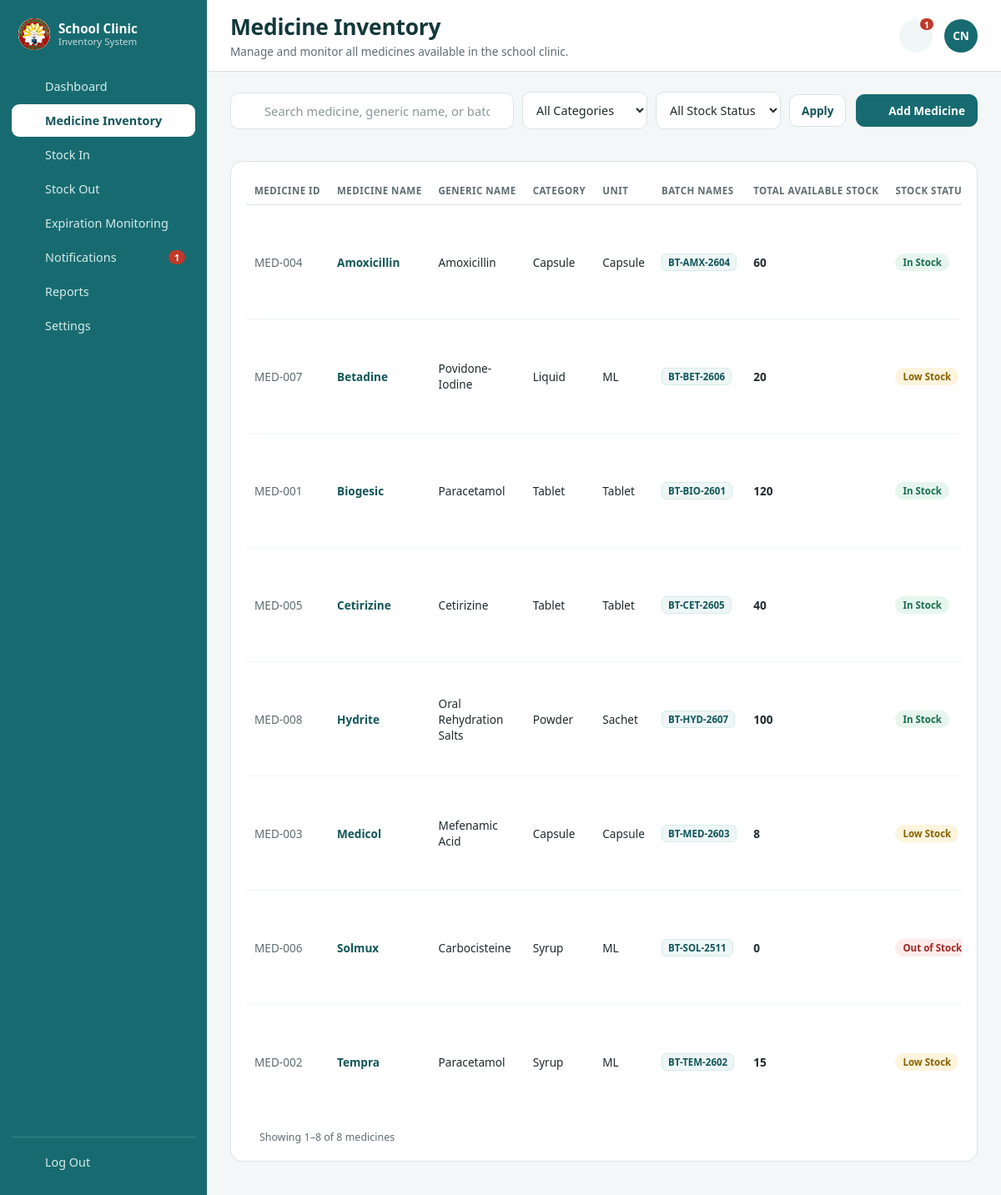
Screenshot of /medicine-inventory.php (signed in) with the database file from the repository.
### tables this page shows
CREATE TABLE IF NOT EXISTS medicines (
  id INT UNSIGNED AUTO_INCREMENT PRIMARY KEY,
  name VARCHAR(150) NOT NULL,
  generic_name VARCHAR(150) NOT NULL DEFAULT '',
  category VARCHAR(80) NOT NULL DEFAULT 'Tablet',
  unit VARCHAR(40) NOT NULL DEFAULT 'tablet',
  location VARCHAR(80) NOT NULL DEFAULT '',
  description VARCHAR(255) NOT NULL DEFAULT '',
  low_stock_threshold INT UNSIGNED NOT NULL DEFAULT 20,
  created_at TIMESTAMP DEFAULT CURRENT_TIMESTAMP,
  updated_at TIMESTAMP DEFAULT CURRENT_TIMESTAMP ON UPDATE CURRENT_TIMESTAMP,
  UNIQUE KEY uniq_med_name (name)
);

### medicine-inventory.php (the view, shortened to what this page needs)
<?php
require_once __DIR__ . '/includes/session.php';
require_once __DIR__ . '/includes/layout.php';
$medicines = [];
$search = trim((string)($_GET['q'] ?? ''));
$categoryFilter = trim((string)($_GET['category'] ?? ''));
$statusFilter = trim((string)($_GET['status'] ?? ''));
$page = max(1, (int)($_GET['page'] ?? 1));
$perPage = 10;
try {
    $pdo = get_db_connection();
    $medicines = $pdo->query(
        'SELECT m.id, m.name, m.generic_name, m.category, m.unit, m.location, m.low_stock_threshold,
                COALESCE(SUM(CASE WHEN b.expiration_date >= CURDATE() THEN b.quantity ELSE 0 END), 0) AS current_stock
         FROM medicines m
         LEFT JOIN medicine_batches b ON b.medicine_id = m.id
         GROUP BY m.id, m.name, m.generic_name, m.category, m.unit, m.location, m.low_stock_threshold
         ORDER BY m.name'
    )->fetchAll();
    $batchRows = $pdo->query(
        'SELECT medicine_id, batch_no
         FROM medicine_batches
         ORDER BY expiration_date ASC, batch_no ASC'
    )->fetchAll();
    $batchesByMedicine = [];
    foreach ($batchRows as $batchRow) {
        $batchesByMedicine[(int)$batchRow['medicine_id']][] = (string)$batchRow['batch_no'];
    }
    foreach ($medicines as $index => $medicine) {
        $medicines[$index]['batch_list'] = $batchesByMedicine[(int)$medicine['id']] ?? [];
    }
} catch (Throwable $exception) {
    error_log('Medicine inventory error: ' . $exception->getMessage());
    $error = 'Unable to load the medicine inventory right now. Please try again later.';
}
foreach ($medicines as $index => $medicine) {
    $stock = (int)$medicine['current_stock'];
    $threshold = (int)$medicine['low_stock_threshold'];
    if ($stock === 0) {
        $medicines[$index]['status_class'] = 'red';
        $medicines[$index]['status_label'] = 'Out of Stock';
        $medicines[$index]['status_key'] = 'out';
    } elseif ($stock <= $threshold) {
        $medicines[$index]['status_class'] = 'yellow';
        $medicines[$index]['status_label'] = 'Low Stock';
        $medicines[$index]['status_key'] = 'low';
    } else {
        $medicines[$index]['status_class'] = 'green';
        $medicines[$index]['status_label'] = 'In Stock';
        $medicines[$index]['status_key'] = 'in';
    }
}
$filtered = array_values(array_filter($medicines, static function (array $medicine) use ($search, $categoryFilter, $statusFilter): bool {
    if ($search !== '') {
        $haystack = $medicine['name'] . ' ' . $medicine['generic_name'] . ' ' . implode(' ', $medicine['batch_list']);
        if (mb_stripos($haystack, $search) === false) {
            return false;
        }
    }
    if ($categoryFilter !== '') {
        $matchesCategory = strcasecmp((string)$medicine['category'], $categoryFilter) === 0;
        $matchesUnit = strcasecmp((string)$medicine['unit'], $categoryFilter) === 0;
        if (!$matchesCategory && !$matchesUnit) {
            return false;
        }
    }
    if ($statusFilter !== '' && $medicine['status_key'] !== $statusFilter) {
        return false;
    }
    return true;
}));
$total = count($filtered);
$totalPages = max(1, (int)ceil($total / $perPage));
$page = min($page, $totalPages);
$offset = ($page - 1) * $perPage;
$pageRows = array_slice($filtered, $offset, $perPage);
$firstRow = $total > 0 ? $offset + 1 : 0;
$lastRow = min($offset + $perPage, $total);
?>
    <main class="content">
      <form class="inventory-toolbar" method="GET" action="medicine-inventory.php">
        <div class="search-field">
          <input type="search" name="q" value="<?php echo e($search); ?>" placeholder="Search medicine, generic name, or batch..." aria-label="Search medicine, generic name, or batch">
        </div>
        <select name="category" class="filter-select" aria-label="Filter by category">
          <option value="">All Categories</option>
        </select>
        <select name="status" class="filter-select" aria-label="Filter by stock status">
          <option value="">All Stock Status</option>
        </select>
        <button type="submit" class="btn">Apply</button>
        <a class="btn primary toolbar-add" href="add-medicine.php"><?php echo icon('plus'); ?> Add Medicine</a>
      </form>
      <section class="panel">
        <?php if (!$medicines): ?>
          <div class="empty-state">
            <span class="empty-icon"><?php echo icon('medicine'); ?></span>
            <h3>No medicines registered</h3>
            <p>Start by adding your first medicine record to the inventory.</p>
            <a class="btn primary" href="add-medicine.php"><?php echo icon('plus'); ?> Add Medicine</a>
          </div>
        <?php else: ?>
          <div class="table-wrap">
            <table class="data inventory-table">
              <thead>
                <tr>
                  <th>Medicine ID</th>
                  <th>Medicine Name</th>
                  <th>Generic Name</th>
                  <th>Category</th>
                  <th>Unit</th>
                  <th>Batch Names</th>
                  <th>Total Available Stock</th>
                  <th>Stock Status</th>
                </tr>
              </thead>
              <tbody>
                <?php foreach ($pageRows as $medicine): ?>
                  <tr>
                    <td class="muted">MED-<?php echo str_pad((string)$medicine['id'], 3, '0', STR_PAD_LEFT); ?></td>
                    <td class="strong"><a class="table-link" href="medicine-view.php?id=<?php echo (int)$medicine['id']; ?>"><?php echo e($medicine['name']); ?></a></td>
                    <td><?php echo $medicine['generic_name'] !== '' ? e($medicine['generic_name']) : '<span class="muted">&mdash;</span>'; ?></td>
                    <td><?php echo e($medicine['category']); ?></td>
                    <td><?php echo e(ucfirst($medicine['unit'])); ?></td>
                    <td>
                      <?php if (!$medicine['batch_list']): ?>
                        <span class="muted">&mdash;</span>
                      <?php else: ?>
                        <div class="batch-chips" title="<?php echo e(implode(', ', $medicine['batch_list'])); ?>">
                          <?php foreach (array_slice($medicine['batch_list'], 0, 2) as $batchName): ?>
                            <a class="batch-chip" href="medicine-view.php?id=<?php echo (int)$medicine['id']; ?>#batches"><?php echo e($batchName); ?></a>
                          <?php endforeach; ?>
                        </div>
                      <?php endif; ?>
                    </td>
                    <td class="strong"><?php echo number_format((int)$medicine['current_stock']); ?></td>
                    <td><span class="badge <?php echo $medicine['status_class']; ?>"><?php echo e($medicine['status_label']); ?></span></td>
                  </tr>
                <?php endforeach; ?>
              </tbody>
            </table>
          </div>
          <div class="pagination-row">
            <span class="muted small">Showing <?php echo number_format($firstRow); ?>&ndash;<?php echo number_format($lastRow); ?> of <?php echo number_format($total); ?> medicine<?php echo $total === 1 ? '' : 's'; ?></span>
          </div>
        <?php endif; ?>
      </section>
    </main>

### assets/css/style.css (style rules this page uses)
:root { --teal: #176B70; --teal-dark: #12565a; --bg: #ffffff; --text: #1f2a2e; --muted: #5f6d73; --border: #d9e3e4; --error-bg: #fdecea; --error-text: #a12622; --shadow: 0 12px 30px rgba(23, 107, 112, 0.12); --radius: 16px; }
* { box-sizing: border-box; }
body { margin: 0; font-family: "Segoe UI", Tahoma, Arial, sans-serif; color: var(--text); background: radial-gradient(900px 500px at 10% -10%, rgba(23, 107, 112, 0.08), transparent 60%), radial-gradient(700px 400px at 100% 100%, rgba(23, 107, 112, 0.06), transparent 55%), var(--bg); min-height: 100vh; }
.muted { color: var(--muted); }

### assets/css/dashboard.css (style rules this page uses)
body.app { background: #f4f7f7; min-height: 100vh; }
.content { display: flex; flex-direction: column; gap: 20px; padding: 24px 28px 40px; }
.btn { display: inline-flex; align-items: center; gap: 8px; padding: 9px 14px; border: 1px solid var(--border); border-radius: 10px; background: #fff; color: var(--teal-dark); font-size: 0.85rem; font-weight: 600; text-decoration: none; transition: border-color 0.12s, background 0.12s, transform 0.05s; }
.btn.primary { background: var(--teal); border-color: var(--teal); color: #fff; }
.panel { background: #fff; border: 1px solid var(--border); border-radius: 14px; padding: 18px; min-width: 0; }
.table-wrap { overflow-x: auto; }
table.data { width: 100%; border-collapse: collapse; font-size: 0.85rem; }
.data th { padding: 9px 10px; text-align: left; font-size: 0.72rem; text-transform: uppercase; letter-spacing: 0.04em; color: var(--muted); white-space: nowrap; border-bottom: 1px solid var(--border); }
.data td { padding: 10px; border-bottom: 1px solid #f0f5f5; vertical-align: middle; }
.data tr:last-child td { border-bottom: none; }
.data .strong { font-weight: 600; }
.badge { display: inline-flex; align-items: center; gap: 5px; padding: 3px 9px; border-radius: 999px; font-size: 0.72rem; font-weight: 700; white-space: nowrap; }
.badge.green { background: #e6f6ee; color: #1b6e4d; }
.badge.yellow { background: #fdf4dd; color: #8a6100; }
.badge.red { background: #fdeceb; color: #a12622; }
.search-field { position: relative; flex: 1 1 280px; max-width: 420px; }
.search-field input { width: 100%; padding: 11px 14px 11px 40px; border: 1px solid var(--border); border-radius: 10px; font-size: 0.92rem; font-family: inherit; color: var(--text); background: #fff; transition: border-color 0.15s, box-shadow 0.15s; }
.search-field input::placeholder { color: #8a979c; }
.btn { cursor: pointer; font-family: inherit; }
input[type="number"], input[type="date"], select { width: 100%; padding: 11px 12px; border: 1px solid var(--border); border-radius: 10px; font-size: 0.95rem; font-family: inherit; color: var(--text); background: #fff; transition: border-color 0.15s, box-shadow 0.15s; }
.small { font-size: 0.78rem; }
.table-link { color: var(--teal-dark); text-decoration: none; }
.inventory-toolbar { display: flex; flex-wrap: wrap; align-items: center; gap: 10px; margin-bottom: 18px; }
.inventory-toolbar .search-field { flex: 1 1 240px; max-width: 340px; }
.filter-select { width: auto; min-width: 150px; padding: 11px 12px; border: 1px solid var(--border); border-radius: 10px; font-size: 0.9rem; font-family: inherit; color: var(--text); background: #fff; }
.toolbar-add { margin-left: auto; }
.pagination-row { display: flex; align-items: center; justify-content: space-between; flex-wrap: wrap; gap: 12px; padding: 14px 16px 2px; }
.batch-chips { display: flex; flex-wrap: wrap; align-items: center; gap: 4px; max-width: 230px; }
.batch-chip { display: inline-flex; align-items: center; padding: 2px 7px; border: 1px solid #d8eaea; border-radius: 6px; background: #eef6f6; color: var(--teal-dark); font-size: 0.72rem; font-weight: 600; text-decoration: none; white-space: nowrap; }

### rows the page displays
medicines: id "004", name "Amoxicillin", generic_name "Amoxicillin", category "Capsule", unit "Capsule", batchName "BT-AMX-2604", current_stock "60", status_label "In Stock"
medicines: id "007", name "Betadine", generic_name "Povidone-Iodine", category "Liquid", unit "ML", batchName "BT-BET-2606", current_stock "20", status_label "Low Stock"
medicines: id "001", name "Biogesic", generic_name "Paracetamol", category "Tablet", unit "Tablet", batchName "BT-BIO-2601", current_stock "120", status_label "In Stock"
medicines: id "005", name "Cetirizine", generic_name "Cetirizine", category "Tablet", unit "Tablet", batchName "BT-CET-2605", current_stock "40", status_label "In Stock"
medicines: id "008", name "Hydrite", generic_name "Oral Rehydration Salts", category "Powder", unit "Sachet", batchName "BT-HYD-2607", current_stock "100", status_label "In Stock"
medicines: id "003", name "Medicol", generic_name "Mefenamic Acid", category "Capsule", unit "Capsule", batchName "BT-MED-2603", current_stock "8", status_label "Low Stock"
medicines: id "006", name "Solmux", generic_name "Carbocisteine", category "Syrup", unit "ML", batchName "BT-SOL-2511", current_stock "0", status_label "Out of Stock"
medicines: id "002", name "Tempra", generic_name "Paracetamol", category "Syrup", unit "ML", batchName "BT-TEM-2602", current_stock "15", status_label "Low Stock"

### other values shown
$item['label'] "Dashboard"
$item['label'] "Medicine Inventory"
$item['label'] "Stock In"
$item['label'] "Stock Out"
$item['label'] "Expiration Monitoring"
$item['label'] "Notifications"
$unread "1"
$item['label'] "Reports"
$item['label'] "Settings"
$pageTitle "Medicine Inventory"
$subtitle "Manage and monitor all medicines available in the school clinic."
$identity['initials'] "CN"
$firstRow "1"
$lastRow "8"
$total "8"
